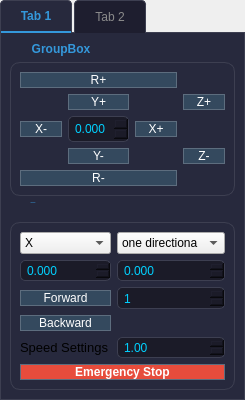
     <widget class="QTabWidget" name="tabWidget_3">
      <property name="sizePolicy">
       <sizepolicy hsizetype="Expanding" vsizetype="Expanding">
        <horstretch>1</horstretch>
        <verstretch>3</verstretch>
       </sizepolicy>
      </property>
      <property name="styleSheet">
       <string notr="true">QTabWidget::pane {
    border: 1px solid #3D3F51;
    background-color: #27293D;
    top: -1px; /* 让边框与标签栏无缝连接 */
}

/* 设置页签栏的背景 */
QTabBar::tab {
    background: #1E1E2F;
    color: #8B8B8B;
    padding: 8px 20px;
    border: 1px solid #3D3F51;
    border-bottom: none;
    border-top-left-radius: 4px;
    border-top-right-radius: 4px;
    margin-right: 2px;
}

/* 选中页签时的样式（高亮显示） */
QTabBar::tab:selected {
    background: #27293D;
    color: #3498DB; /* 科技蓝 */
    border-bottom: 2px solid #3498DB; /* 底部高亮条 */
    font-weight: bold;
}

/* 鼠标悬停在页签上的样式 */
QTabBar::tab:hover:!selected {
    background: #34495E;
    color: white;
}
QPushButton {
    background-color: #34495E;
    color: white;
    border-radius: 15px; /* 让按钮变圆 */
    border: 1px solid #5D6D7E;
}

QPushButton:hover {
    background-color: #3498DB; /* 悬停变科技蓝 */
}</string>
      </property>
      <property name="currentIndex">
       <number>0</number>
      </property>
      <widget class="QWidget" name="tab_5">
       <attribute name="title">
        <string>Tab 1</string>
       </attribute>
       <layout class="QGridLayout" name="gridLayout_4">
        <item row="0" column="0">
         <widget class="QGroupBox" name="groupBox_5">
          <property name="maximumSize">
           <size>
            <width>500</width>
            <height>200</height>
           </size>
          </property>
          <property name="styleSheet">
           <string notr="true">QGroupBox {
    background-color: #27293D;
    border: 1px solid #3D3F51;
    border-radius: 10px;
    margin-top: 20px;
    font-weight: bold;
    color: #3498DB; /* 标题颜色 */
}

QGroupBox::title {
    subcontrol-origin: margin;
    left: 15px;
    padding: 0 5px;
}</string>
          </property>
          <property name="title">
           <string>GroupBox</string>
          </property>
          <layout class="QGridLayout" name="gridLayout_10">
           <item row="3" column="1">
            <widget class="QPushButton" name="yNegButton">
             <property name="text">
              <string>Y-</string>
             </property>
            </widget>
           </item>
           <item row="2" column="2">
            <widget class="QPushButton" name="xPosButton">
             <property name="text">
              <string>X+</string>
             </property>
            </widget>
           </item>
           <item row="1" column="1">
            <widget class="QPushButton" name="yPosButton">
             <property name="text">
              <string>Y+</string>
             </property>
            </widget>
           </item>
           <item row="2" column="1">
            <widget class="QDoubleSpinBox" name="distanceSpinBox">
             <property name="styleSheet">
              <string notr="true">QDoubleSpinBox, QSpinBox, QLineEdit {
    background-color: #1B1B28;
    border: 1px solid #3D3F51;
    border-radius: 5px;
    padding: 4px;
    color: #00D1FF; /* 科技蓝数字 */
}</string>
             </property>
             <property name="decimals">
              <number>3</number>
             </property>
             <property name="maximum">
              <double>5.000000000000000</double>
             </property>
             <property name="singleStep">
              <double>0.001000000000000</double>
             </property>
            </widget>
           </item>
           <item row="3" column="3">
            <widget class="QPushButton" name="zNegButton">
             <property name="text">
              <string>Z-</string>
             </property>
            </widget>
           </item>
           <item row="1" column="3">
            <widget class="QPushButton" name="zPosButton">
             <property name="text">
              <string>Z+</string>
             </property>
            </widget>
           </item>
           <item row="0" column="0" colspan="3">
            <widget class="QPushButton" name="RPosButton">
             <property name="text">
              <string>R+</string>
             </property>
            </widget>
           </item>
           <item row="2" column="0">
            <widget class="QPushButton" name="xNegButton">
             <property name="text">
              <string>X-</string>
             </property>
            </widget>
           </item>
           <item row="4" column="0" colspan="3">
            <widget class="QPushButton" name="RNegButton">
             <property name="text">
              <string>R-</string>
             </property>
            </widget>
           </item>
          </layout>
         </widget>
        </item>
        <item row="2" column="0">
         <widget class="QGroupBox" name="groupBox_6">
          <property name="maximumSize">
           <size>
            <width>500</width>
            <height>16777215</height>
           </size>
          </property>
          <property name="font">
           <font>
            <pointsize>1</pointsize>
            <weight>75</weight>
            <bold>true</bold>
           </font>
          </property>
          <property name="styleSheet">
           <string notr="true">QGroupBox {
    background-color: #27293D;
    border: 1px solid #3D3F51;
    border-radius: 10px;
    margin-top: 20px;
    font-weight: bold;
    color: #3498DB; /* 标题颜色 */
}

QGroupBox::title {
    subcontrol-origin: margin;
    left: 15px;
    padding: 0 5px;
}</string>
          </property>
          <property name="title">
           <string>GroupBox</string>
          </property>
          <layout class="QGridLayout" name="gridLayout_11" rowminimumheight="0,0,0,0,0,0,0,0,2">
           <item row="0" column="0">
            <widget class="QComboBox" name="Axis_choice">
             <property name="styleSheet">
              <string notr="true">QDoubleSpinBox, QSpinBox, QLineEdit, QPlainTextEdit {
    background-color: #1B1B28; /* 背景色 */
    border: 1px solid #3D3F51;
    border-radius: 5px;
    padding: 4px;
    color: #00D1FF; /* 这里设置你想要的文字/字母颜色 */
}</string>
             </property>
             <item>
              <property name="text">
               <string>X</string>
              </property>
             </item>
             <item>
              <property name="text">
               <string>Y</string>
              </property>
             </item>
            </widget>
           </item>
           <item row="1" column="0">
            <widget class="QDoubleSpinBox" name="distanceSpinBox_2">
             <property name="styleSheet">
              <string notr="true">QDoubleSpinBox, QSpinBox, QLineEdit {
    background-color: #1B1B28;
    border: 1px solid #3D3F51;
    border-radius: 5px;
    padding: 4px;
    color: #00D1FF; /* 科技蓝数字 */
}</string>
             </property>
             <property name="decimals">
              <number>3</number>
             </property>
             <property name="maximum">
              <double>5.000000000000000</double>
             </property>
             <property name="singleStep">
              <double>0.001000000000000</double>
             </property>
            </widget>
           </item>
           <item row="7" column="0">
            <widget class="QLabel" name="label_13">
             <property name="font">
              <font>
               <pointsize>10</pointsize>
              </font>
             </property>
             <property name="text">
              <string>Speed Settings</string>
             </property>
            </widget>
           </item>
           <item row="7" column="1">
            <widget class="QDoubleSpinBox" name="Speed_Setting_val">
             <property name="styleSheet">
              <string notr="true">QDoubleSpinBox, QSpinBox, QLineEdit {
    background-color: #1B1B28;
    border: 1px solid #3D3F51;
    border-radius: 5px;
    padding: 4px;
    color: #00D1FF; /* 科技蓝数字 */
}</string>
             </property>
             <property name="minimum">
              <double>0.100000000000000</double>
             </property>
             <property name="maximum">
              <double>10.000000000000000</double>
             </property>
             <property name="singleStep">
              <double>0.100000000000000</double>
             </property>
             <property name="value">
              <double>1.000000000000000</double>
             </property>
            </widget>
           </item>
           <item row="1" column="1">
            <widget class="QDoubleSpinBox" name="Gap_time">
             <property name="styleSheet">
              <string notr="true">QDoubleSpinBox, QSpinBox, QLineEdit {
    background-color: #1B1B28;
    border: 1px solid #3D3F51;
    border-radius: 5px;
    padding: 4px;
    color: #00D1FF; /* 科技蓝数字 */
}</string>
             </property>
             <property name="decimals">
              <number>3</number>
             </property>
             <property name="maximum">
              <double>5.000000000000000</double>
             </property>
             <property name="singleStep">
              <double>0.001000000000000</double>
             </property>
            </widget>
           </item>
           <item row="0" column="1">
            <widget class="QComboBox" name="direction_choice">
             <property name="styleSheet">
              <string notr="true">QDoubleSpinBox, QSpinBox, QLineEdit {
    background-color: #1B1B28;
    border: 1px solid #3D3F51;
    border-radius: 5px;
    padding: 4px;
    color: #00D1FF; /* 科技蓝数字 */
}</string>
             </property>
             <item>
              <property name="text">
               <string>one directiona</string>
              </property>
             </item>
             <item>
              <property name="text">
               <string>repeatedly</string>
              </property>
             </item>
            </widget>
           </item>
           <item row="8" column="0" colspan="2">
            <widget class="QPushButton" name="Emergency_Stop">
             <property name="sizePolicy">
              <sizepolicy hsizetype="Preferred" vsizetype="Preferred">
               <horstretch>0</horstretch>
               <verstretch>1</verstretch>
              </sizepolicy>
             </property>
             <property name="maximumSize">
              <size>
               <width>16777215</width>
               <height>50</height>
              </size>
             </property>
             <property name="font">
              <font>
               <pointsize>9</pointsize>
               <weight>75</weight>
               <bold>true</bold>
              </font>
             </property>
             <property name="styleSheet">
              <string notr="true">background-color: #E74C3C;
    font-weight: bold;</string>
             </property>
             <property name="text">
              <string>Emergency Stop</string>
             </property>
            </widget>
           </item>
           <item row="4" column="0">
            <widget class="QPushButton" name="Backward_circle">
             <property name="text">
              <string>Backward</string>
             </property>
            </widget>
           </item>
           <item row="2" column="0">
            <widget class="QPushButton" name="Forward_circle">
             <property name="text">
              <string>Forward</string>
             </property>
            </widget>
           </item>
           <item row="2" column="1">
            <widget class="QSpinBox" name="Circle_times">
             <property name="styleSheet">
              <string notr="true">QDoubleSpinBox, QSpinBox, QLineEdit {
    background-color: #1B1B28;
    border: 1px solid #3D3F51;
    border-radius: 5px;
    padding: 4px;
    color: #00D1FF; /* 科技蓝数字 */
}</string>
             </property>
             <property name="minimum">
              <number>1</number>
             </property>
             <property name="maximum">
              <number>100</number>
             </property>
            </widget>
           </item>
          </layout>
         </widget>
        </item>
       </layout>
      </widget>
      <widget class="QWidget" name="tab_6">
       <attribute name="title">
        <string>Tab 2</string>
       </attribute>
      </widget>
     </widget>
